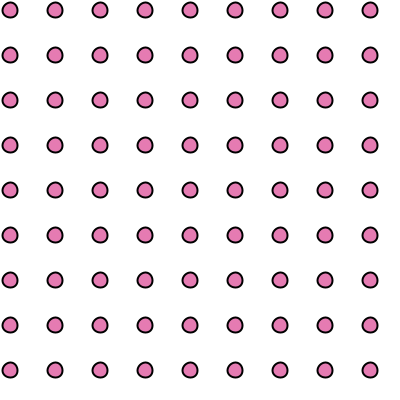
Frame 1 (no input)
Frame 60 (the mouse pressed at the canvas centre just before this capture): identical to frame 1, image omitted
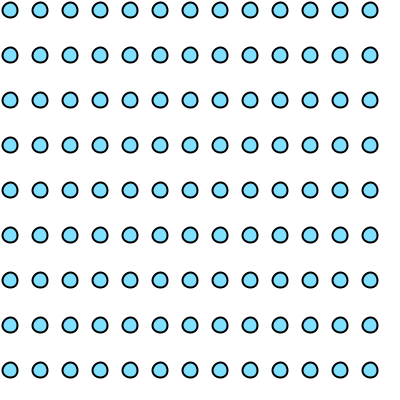
Frame 120 (the mouse held since frame 60 and released just before this capture)

The Processing sketch that drew these frames (run headless with seeded random() and noise(); from frame 60 on, the mouse is pressed at the canvas centre):

// Processing sketch: sketch_004_Pattern_01
// ── sketch_004_Pattern_01.pde
int x = 15;
int y = 15;
int click = 1;

void setup(){
  
  size(400, 400);
  smooth();
  
}

void draw(){
  
  background(255);
 
  if(click == 1){
    for (x = 10; x < 400; x += 45){
      for (y = 10; y < 400; y += 45){
        fill(229, 123, 178);
          dots();
      }
    }

    
  }
  
  if(click == 2){
    for (x = 10; x < 400; x+= 30){
      for (y = 10; y < 400; y += 45){
        fill(129, 223, 278);
        dots();
      }
    }
  }
  
  if(click == 3){
    for (x = 10; x < 400; x += 45){
      for (y = 10; y < 400; y += 30){
        fill(79, 123, 228);
        dots();
      }
    }
  }
  
}

void dots(){
  

  stroke(0);
  strokeWeight(2);
  
  ellipse(x, y, 15, 15);
  
}

void mousePressed(){
  
  
  
  click++;
  
  if (click > 3) {
    click = 1;
  }
  
}
